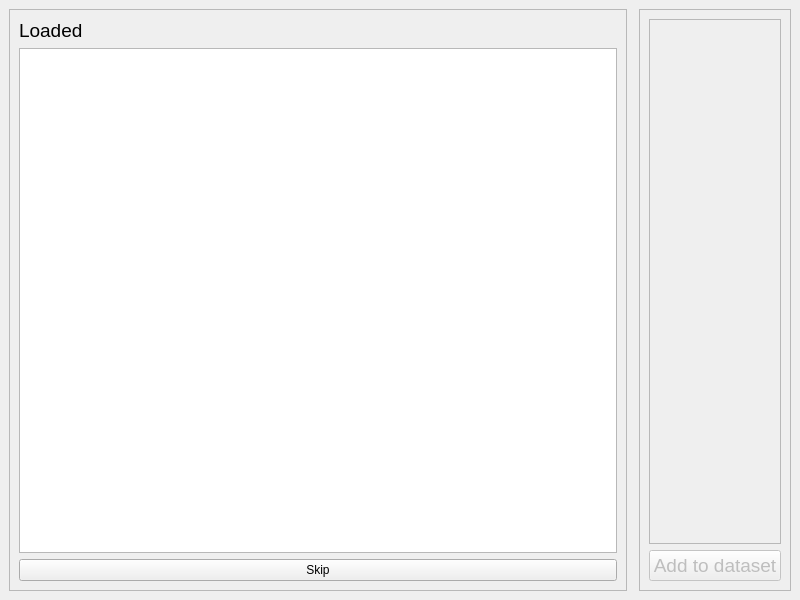
<?xml version="1.0" encoding="UTF-8"?>
<ui version="4.0">
 <class>MainWindow</class>
 <widget class="QMainWindow" name="MainWindow">
  <property name="geometry">
   <rect>
    <x>0</x>
    <y>0</y>
    <width>800</width>
    <height>600</height>
   </rect>
  </property>
  <property name="windowTitle">
   <string>MainWindow</string>
  </property>
  <widget class="QWidget" name="centralwidget">
   <layout class="QHBoxLayout" name="horizontalLayout">
    <item>
     <widget class="QFrame" name="frame">
      <property name="frameShape">
       <enum>QFrame::StyledPanel</enum>
      </property>
      <property name="frameShadow">
       <enum>QFrame::Raised</enum>
      </property>
      <layout class="QVBoxLayout" name="verticalLayout_2">
       <item>
        <widget class="QLabel" name="label">
         <property name="font">
          <font>
           <pointsize>14</pointsize>
          </font>
         </property>
         <property name="text">
          <string>Loaded</string>
         </property>
        </widget>
       </item>
       <item>
        <widget class="QListWidget" name="listWidget"/>
       </item>
       <item>
        <widget class="QPushButton" name="pushButton_skip">
         <property name="text">
          <string>Skip</string>
         </property>
        </widget>
       </item>
      </layout>
     </widget>
    </item>
    <item>
     <widget class="DetectorsSelect" name="visual_corner_select" native="true"/>
    </item>
    <item>
     <widget class="QFrame" name="frame_4">
      <property name="frameShape">
       <enum>QFrame::StyledPanel</enum>
      </property>
      <property name="frameShadow">
       <enum>QFrame::Raised</enum>
      </property>
      <layout class="QVBoxLayout" name="verticalLayout_3">
       <item>
        <widget class="QFrame" name="frame_cell_grid">
         <property name="frameShape">
          <enum>QFrame::StyledPanel</enum>
         </property>
         <property name="frameShadow">
          <enum>QFrame::Raised</enum>
         </property>
        </widget>
       </item>
       <item>
        <widget class="QPushButton" name="pushButton_add">
         <property name="enabled">
          <bool>false</bool>
         </property>
         <property name="font">
          <font>
           <pointsize>14</pointsize>
          </font>
         </property>
         <property name="text">
          <string>Add to dataset</string>
         </property>
        </widget>
       </item>
      </layout>
     </widget>
    </item>
   </layout>
  </widget>
 </widget>
 <customwidgets>
  <customwidget>
   <class>DetectorsSelect</class>
   <extends>QWidget</extends>
   <header>GUI/widgets/DetectorsSelect.h</header>
   <container>1</container>
   <slots>
    <signal>splitter_changed(QVariant)</signal>
   </slots>
  </customwidget>
 </customwidgets>
 <resources/>
 <connections>
  <connection>
   <sender>pushButton_add</sender>
   <signal>clicked()</signal>
   <receiver>MainWindow</receiver>
   <slot>on_add_to_dataset_clicked()</slot>
   <hints>
    <hint type="sourcelabel">
     <x>786</x>
     <y>586</y>
    </hint>
    <hint type="destinationlabel">
     <x>800</x>
     <y>568</y>
    </hint>
   </hints>
  </connection>
  <connection>
   <sender>pushButton_skip</sender>
   <signal>clicked()</signal>
   <receiver>MainWindow</receiver>
   <slot>on_skip_clicked()</slot>
   <hints>
    <hint type="sourcelabel">
     <x>55</x>
     <y>586</y>
    </hint>
    <hint type="destinationlabel">
     <x>4</x>
     <y>556</y>
    </hint>
   </hints>
  </connection>
  <connection>
   <sender>visual_corner_select</sender>
   <signal>splitter_changed(QVariant)</signal>
   <receiver>MainWindow</receiver>
   <slot>on_splitter_changed(QVariant)</slot>
   <hints>
    <hint type="sourcelabel">
     <x>678</x>
     <y>27</y>
    </hint>
    <hint type="destinationlabel">
     <x>568</x>
     <y>-15</y>
    </hint>
   </hints>
  </connection>
 </connections>
 <slots>
  <slot>on_add_to_dataset_clicked()</slot>
  <slot>on_skip_clicked()</slot>
  <slot>on_splitter_changed(QVariant)</slot>
 </slots>
</ui>
